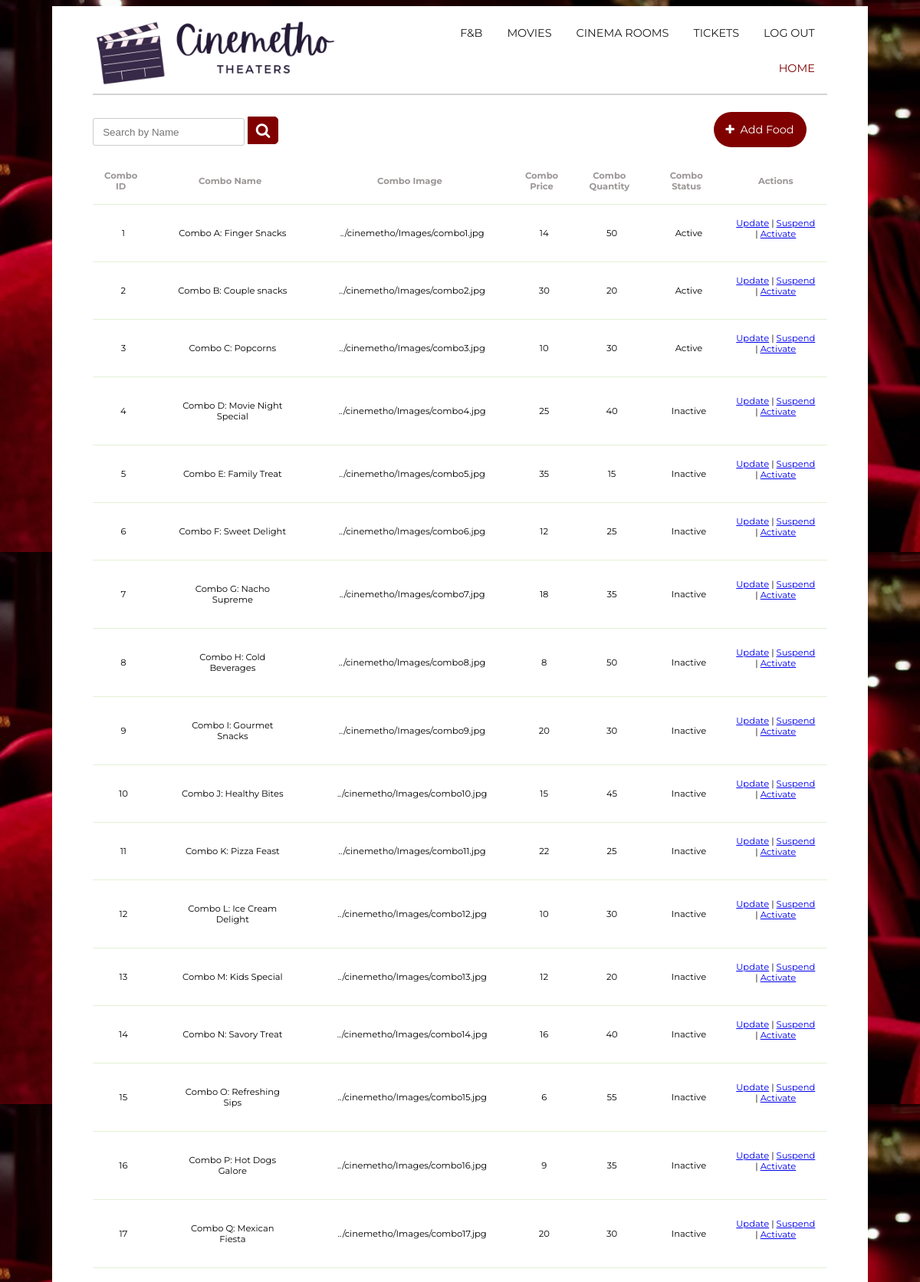
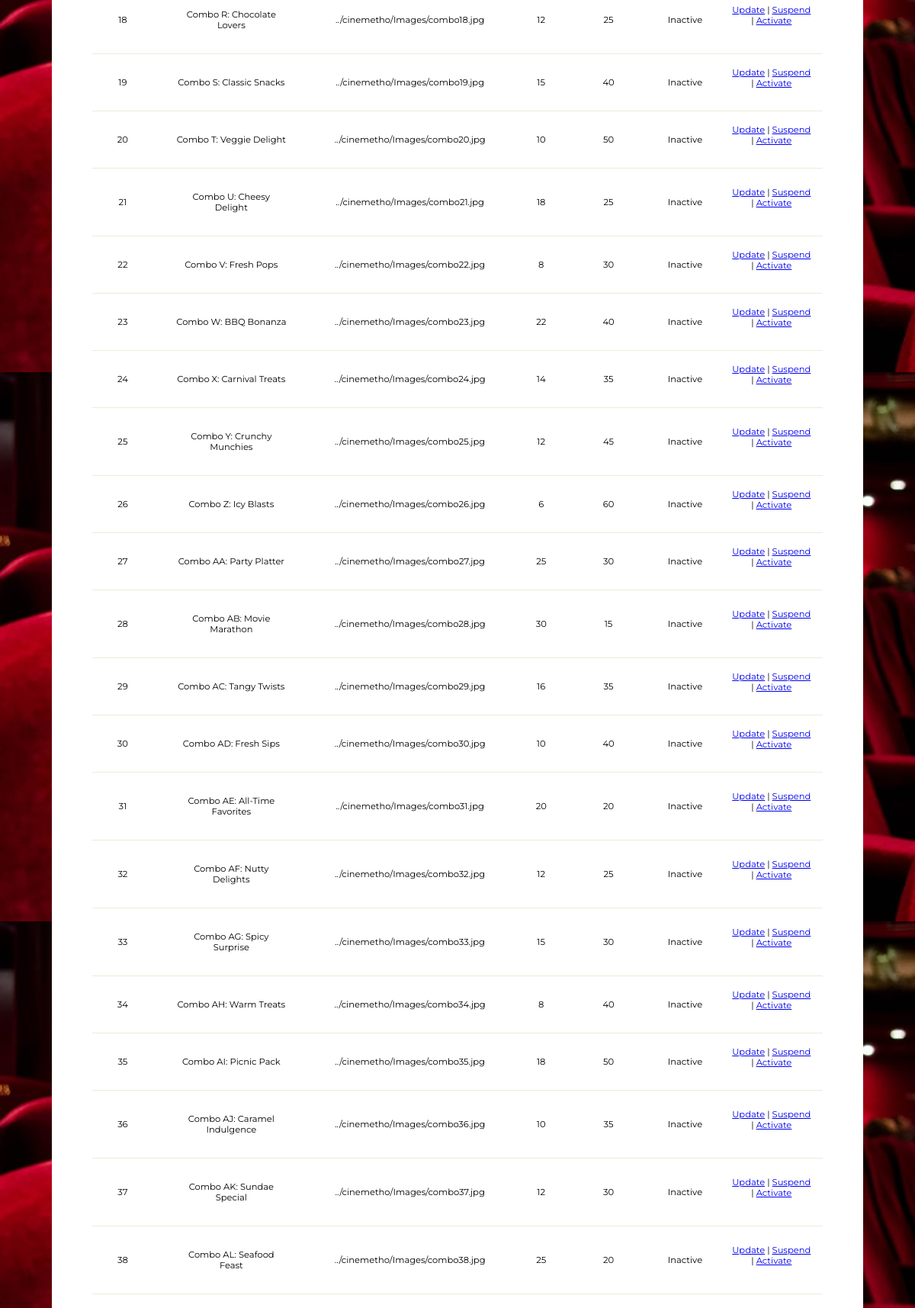
The app's page /main_cinemetho/Boundary/manageFnB.php (upper part) with its own data (2 pictures, top to bottom).
### tables this page shows
CREATE TABLE `fnb` (
  `comboID` int(10) NOT NULL,
  `comboName` varchar(200) NOT NULL,
  `comboImg` varchar(200) NOT NULL,
  `comboPrice` int(50) NOT NULL,
  `comboQuantity` int(2) NOT NULL,
  `comboStatus` varchar(100) NOT NULL DEFAULT 'Active'
);

### main_cinemetho/Entity/FnbEntity.php (called while the page is built, shortened)
<?php
class FnB
{
    function getFnB()
    {
        $conn = mysqli_connect(HOST, USER, PASS, DB);
        $query = "SELECT * FROM fnb";
        $result = mysqli_query($conn, $query);
        $fnbCombos = array();
        if ($result) {
            while ($res = mysqli_fetch_array($result)) {
                $fnbCombo = array();
                $fnbCombo['comboID'] = $res['comboID'];
                $fnbCombo['comboName'] = $res['comboName'];
                $fnbCombo['comboImg'] = $res['comboImg'];
                $fnbCombo['comboPrice'] = $res['comboPrice'];
                $fnbCombo['comboQuantity'] = $res['comboQuantity'];
                $fnbCombo['comboStatus'] = $res['comboStatus'];
                $fnbCombos[] = $fnbCombo;
            }
        }
        return $fnbCombos;
    }
}

### main_cinemetho/Controller/getFnBCtl.php (called while the page is built)
<?php
include_once("../Entity/FnBEntity.php");
class getFnBCtl
{
    public function getFnB()
    {
        $gfnb = new Fnb();
        $results = $gfnb->getFnB();
        return $results;
    }
}
?>

### main_cinemetho/Boundary/manageFnB.php (the view, shortened to what this page needs)
<?php
include_once("../Controller/getFnBCtl.php");
$FnBCtl = new getFnBCtl();
$fnbCombos = $FnBCtl->getFnB();
$searchCtl = new searchFnBCtl();
if (isset($_POST['search'])) {
	$search = $_POST['search'];
	if (!empty($search)) {
		$fnbCombos = $searchCtl->searchFnB($search);
	} else {
		$fnbCombos = $FnBCtl->getFnB();
	}
} else {
	$fnbCombos = $FnBCtl->getFnB();
}
?>
<html>
<head>
    <link rel="stylesheet" href="../ua_style.css">
    <link rel="stylesheet" href="https://cdnjs.cloudflare.com/ajax/libs/font-awesome/4.7.0/css/font-awesome.min.css">
</head>
<body>
    <div class="white-box">
        <section>
            <div class="container1">
                <div class="logo">
                    <img src="../Images/cinemethologo.jpeg">
                </div>
                <div class="topnav">
                    <a href="../Boundary/index.php">LOG OUT</a>
                    <a href="../Boundary/manageTicket.php">TICKETS</a>
                    <a href="../Boundary/manageRoom.php">CINEMA ROOMS</a>
                    <a href="../Boundary/manageMovies.php">MOVIES</a>
                    <a href="../Boundary/manageFnB.php">F&B</a>
                    <a class="active" href="cinemaManager.php">HOME</a>
                </div>
            </div>
        </section>
        <hr>
        <br>
        <br>
        <div class="container1" style="margin-top: -4%;">
        <div class="search">
				<form method="POST">
					<div class="search">
						<form method="POST">
							<div class="search-bar">
								<input type="text" class="searchTerm" name="search" placeholder="Search by Name" style="height:100%; width:80%; margin-top: -5%;">
								<button type="submit" class="searchButton" style="margin-top: -5%;">
									<i class="fa fa-search"></i>
								</button>
							</div>
						</form>
					</div>
				</form>
			</div>
            <div class="white-box">
                <div class="topnav" style="margin-top: 1%;">
                    <a1 onclick="location.href='addFnB.php';" style="margin-left: 5%;">
                        <i class="fa fa-plus" aria-hidden="true"></i>&nbsp;&nbsp;Add Food
                    </a1>
                </div>
            </div>
        </div>
        <table id="foodTable" class="CMtable" style="font-size: 11.5px;">
            <tr>
                <th style="font-size: 11.5px;">Combo ID</th>
                <th style="font-size: 11.5px;">Combo Name</th>
                <th style="font-size: 11.5px;">Combo Image</th>
                <th style="font-size: 11.5px;">Combo Price</th>
                <th style="font-size: 11.5px;">Combo Quantity</th>
                <th style="font-size: 11.5px;">Combo Status</th>
                <th style="font-size: 11.5px;">Actions</th>
            </tr>
            <?php
            foreach ($fnbCombos as $fnbCombo) {
                echo "<tr class='border-bottom'>";
                echo "<td style='padding: 30px;'>" . $fnbCombo['comboID'] . "</td>";
                echo "<td style='padding: 30px;'>" . $fnbCombo['comboName'] . "</td>";
                echo "<td style='padding: 30px;'>" . $fnbCombo['comboImg'] . "</td>";
                echo "<td style='padding: 30px;'>" . $fnbCombo['comboPrice'] . "</td>";
                echo "<td style='padding: 30px;'>" . $fnbCombo['comboQuantity'] . "</td>";
                echo "<td style='padding: 30px;'>" . $fnbCombo['comboStatus'] . "</td>";
                echo "<td>
                            <a href='updateFnB.php?comboID={$fnbCombo['comboID']}&comboName={$fnbCombo['comboName']}&comboImg={$fnbCombo['comboImg']}&comboPrice={$fnbCombo['comboPrice']}&comboQuantity={$fnbCombo['comboQuantity']}'>Update</a> |
                            <a href='suspendFnB.php?ComboID={$fnbCombo['comboID']}' onClick=\"return confirm('Are you sure you want to suspend?')\">Suspend</a> |
                            <a href='activateFnB.php?ComboID={$fnbCombo['comboID']}' onClick=\"return confirm('Are you sure you want to activate?')\">Activate</a>
                          </td>";
                echo "</tr>";
            }
            ?>
        </table>
        <br>
        <br>
    </div>
</body>
</html>
</html>

### main_cinemetho/ua_style.css (style rules this page uses)
.topnav { overflow: hidden; }
.topnav a { float: right; color: #1e1d1d; text-align: center; padding: 14px 16px; text-decoration: none; font-size: 90%; font-family: 'Montserrat', sans-serif; }
.topnav a.active { color: #800000; }
.container1 { display: grid; align-items: center; grid-template-columns: 30ch auto; column-gap: 10%; padding-top: 1%; }
.container1 img { max-width: 100%; max-height: 100%; }
.white-box { background-color: white; color: black; padding-left: 5%; padding-right: 5%; padding-bottom: 5%; }
body { padding-top: 0%; padding-bottom:0%; padding-left: 5%; padding-right: 5%; background-image: url("Images/background.jpg"); overflow: auto; overflow-x: hidden; font-family: 'Montserrat', sans-serif; }
form { display: inline-block; }
table { border-collapse: separate; }
td, th { padding-left: 1.5%; padding-right: 1.5%; padding-bottom: 1.5%; }
input[type=text] { width: 200%; margin-bottom: 20px; padding: 12px; border: 1px solid #ccc; border-radius: 3px; }
hr { border: 1px solid lightgrey; }
.search { width: 100%; position: relative; display: flex; height: 36px; }
.searchTerm { width: 100%; border: 3px solid #800000; border-right: none; padding: 5px; height: 20px; border-radius: 5px 0 0 5px; outline: #800000; color: #800000; height: 25%; }
.searchButton { width: 40px; height: 100%; border: 1px solid #800000; background: #800000; text-align: center; color: #fff; border-radius: 0 5px 5px 0; cursor: pointer; font-size: 20px; }
table.CMtable { border-spacing: 1; border-collapse: collapse; background:rgb(255, 255, 255); border-radius:6px; overflow:hidden; width:100%; margin:0 auto; position:relative; }
table.CMtable td,th { padding-left:8px; text-align: center; vertical-align: middle; position: relative; }
table.CMtable th { height:20%; background-color: white; font-size:16px; text-align: center; color:#9c9797; }
table.CMtable tbody tr { height:48px; border-bottom:1px solid #E3F1D5 ; }
.topnav a1 { float: right; color: #ffffff; text-align: center; padding: 14px 16px; text-decoration: none; font-size: 90%; font-family: 'Montserrat', sans-serif; border-radius: 25px; background-color: #800000; }

### main_cinemetho/Boundary/manageFnB.php (style rules this page uses)
body { background-image: url("../Images/background.jpeg"); }

### records on screen
fnb: comboID "1", comboName "Combo A: Finger Snacks", comboImg "../cinemetho/Images/combo1.jpg", comboPrice "14", comboQuantity "50", comboStatus "Active"
fnb: comboID "2", comboName "Combo B: Couple snacks", comboImg "../cinemetho/Images/combo2.jpg", comboPrice "30", comboQuantity "20", comboStatus "Active"
fnb: comboID "3", comboName "Combo C: Popcorns", comboImg "../cinemetho/Images/combo3.jpg", comboPrice "10", comboQuantity "30", comboStatus "Active"
fnb: comboID "4", comboName "Combo D: Movie Night Special", comboImg "../cinemetho/Images/combo4.jpg", comboPrice "25", comboQuantity "40", comboStatus "Inactive"
fnb: comboID "5", comboName "Combo E: Family Treat", comboImg "../cinemetho/Images/combo5.jpg", comboPrice "35", comboQuantity "15", comboStatus "Inactive"
fnb: comboID "6", comboName "Combo F: Sweet Delight", comboImg "../cinemetho/Images/combo6.jpg", comboPrice "12", comboQuantity "25", comboStatus "Inactive"
fnb: comboID "7", comboName "Combo G: Nacho Supreme", comboImg "../cinemetho/Images/combo7.jpg", comboPrice "18", comboQuantity "35", comboStatus "Inactive"
fnb: comboID "8", comboName "Combo H: Cold Beverages", comboImg "../cinemetho/Images/combo8.jpg", comboPrice "8", comboQuantity "50", comboStatus "Inactive"
fnb: comboID "9", comboName "Combo I: Gourmet Snacks", comboImg "../cinemetho/Images/combo9.jpg", comboPrice "20", comboQuantity "30", comboStatus "Inactive"
fnb: comboID "10", comboName "Combo J: Healthy Bites", comboImg "../cinemetho/Images/combo10.jpg", comboPrice "15", comboQuantity "45", comboStatus "Inactive"
fnb: comboID "11", comboName "Combo K: Pizza Feast", comboImg "../cinemetho/Images/combo11.jpg", comboPrice "22", comboQuantity "25", comboStatus "Inactive"
fnb: comboID "12", comboName "Combo L: Ice Cream Delight", comboImg "../cinemetho/Images/combo12.jpg", comboPrice "10", comboQuantity "30", comboStatus "Inactive"
fnb: comboID "13", comboName "Combo M: Kids Special", comboImg "../cinemetho/Images/combo13.jpg", comboPrice "12", comboQuantity "20", comboStatus "Inactive"
fnb: comboID "14", comboName "Combo N: Savory Treat", comboImg "../cinemetho/Images/combo14.jpg", comboPrice "16", comboQuantity "40", comboStatus "Inactive"
fnb: comboID "15", comboName "Combo O: Refreshing Sips", comboImg "../cinemetho/Images/combo15.jpg", comboPrice "6", comboQuantity "55", comboStatus "Inactive"
fnb: comboID "16", comboName "Combo P: Hot Dogs Galore", comboImg "../cinemetho/Images/combo16.jpg", comboPrice "9", comboQuantity "35", comboStatus "Inactive"
fnb: comboID "17", comboName "Combo Q: Mexican Fiesta", comboImg "../cinemetho/Images/combo17.jpg", comboPrice "20", comboQuantity "30", comboStatus "Inactive"
fnb: comboID "18", comboName "Combo R: Chocolate Lovers", comboImg "../cinemetho/Images/combo18.jpg", comboPrice "12", comboQuantity "25", comboStatus "Inactive"
fnb: comboID "19", comboName "Combo S: Classic Snacks", comboImg "../cinemetho/Images/combo19.jpg", comboPrice "15", comboQuantity "40", comboStatus "Inactive"
fnb: comboID "20", comboName "Combo T: Veggie Delight", comboImg "../cinemetho/Images/combo20.jpg", comboPrice "10", comboQuantity "50", comboStatus "Inactive"
fnb: comboID "21", comboName "Combo U: Cheesy Delight", comboImg "../cinemetho/Images/combo21.jpg", comboPrice "18", comboQuantity "25", comboStatus "Inactive"
fnb: comboID "22", comboName "Combo V: Fresh Pops", comboImg "../cinemetho/Images/combo22.jpg", comboPrice "8", comboQuantity "30", comboStatus "Inactive"
fnb: comboID "23", comboName "Combo W: BBQ Bonanza", comboImg "../cinemetho/Images/combo23.jpg", comboPrice "22", comboQuantity "40", comboStatus "Inactive"
fnb: comboID "24", comboName "Combo X: Carnival Treats", comboImg "../cinemetho/Images/combo24.jpg", comboPrice "14", comboQuantity "35", comboStatus "Inactive"
fnb: comboID "25", comboName "Combo Y: Crunchy Munchies", comboImg "../cinemetho/Images/combo25.jpg", comboPrice "12", comboQuantity "45", comboStatus "Inactive"
fnb: comboID "26", comboName "Combo Z: Icy Blasts", comboImg "../cinemetho/Images/combo26.jpg", comboPrice "6", comboQuantity "60", comboStatus "Inactive"
fnb: comboID "27", comboName "Combo AA: Party Platter", comboImg "../cinemetho/Images/combo27.jpg", comboPrice "25", comboQuantity "30", comboStatus "Inactive"
fnb: comboID "28", comboName "Combo AB: Movie Marathon", comboImg "../cinemetho/Images/combo28.jpg", comboPrice "30", comboQuantity "15", comboStatus "Inactive"
fnb: comboID "29", comboName "Combo AC: Tangy Twists", comboImg "../cinemetho/Images/combo29.jpg", comboPrice "16", comboQuantity "35", comboStatus "Inactive"
fnb: comboID "30", comboName "Combo AD: Fresh Sips", comboImg "../cinemetho/Images/combo30.jpg", comboPrice "10", comboQuantity "40", comboStatus "Inactive"
fnb: comboID "31", comboName "Combo AE: All-Time Favorites", comboImg "../cinemetho/Images/combo31.jpg", comboPrice "20", comboQuantity "20", comboStatus "Inactive"
fnb: comboID "32", comboName "Combo AF: Nutty Delights", comboImg "../cinemetho/Images/combo32.jpg", comboPrice "12", comboQuantity "25", comboStatus "Inactive"
fnb: comboID "33", comboName "Combo AG: Spicy Surprise", comboImg "../cinemetho/Images/combo33.jpg", comboPrice "15", comboQuantity "30", comboStatus "Inactive"
fnb: comboID "34", comboName "Combo AH: Warm Treats", comboImg "../cinemetho/Images/combo34.jpg", comboPrice "8", comboQuantity "40", comboStatus "Inactive"
fnb: comboID "35", comboName "Combo AI: Picnic Pack", comboImg "../cinemetho/Images/combo35.jpg", comboPrice "18", comboQuantity "50", comboStatus "Inactive"
fnb: comboID "36", comboName "Combo AJ: Caramel Indulgence", comboImg "../cinemetho/Images/combo36.jpg", comboPrice "10", comboQuantity "35", comboStatus "Inactive"
fnb: comboID "37", comboName "Combo AK: Sundae Special", comboImg "../cinemetho/Images/combo37.jpg", comboPrice "12", comboQuantity "30", comboStatus "Inactive"
fnb: comboID "38", comboName "Combo AL: Seafood Feast", comboImg "../cinemetho/Images/combo38.jpg", comboPrice "25", comboQuantity "20", comboStatus "Inactive"
